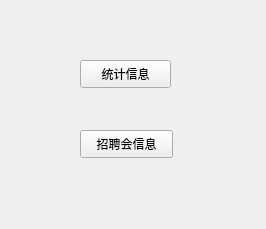
<?xml version="1.0" encoding="UTF-8"?>
<ui version="4.0">
 <class>Form</class>
 <widget class="QWidget" name="Form">
  <property name="geometry">
   <rect>
    <x>0</x>
    <y>0</y>
    <width>266</width>
    <height>229</height>
   </rect>
  </property>
  <property name="windowTitle">
   <string>Form</string>
  </property>
  <widget class="QPushButton" name="pushButton">
   <property name="geometry">
    <rect>
     <x>80</x>
     <y>60</y>
     <width>91</width>
     <height>28</height>
    </rect>
   </property>
   <property name="text">
    <string>统计信息</string>
   </property>
  </widget>
  <widget class="QPushButton" name="pushButton_2">
   <property name="geometry">
    <rect>
     <x>80</x>
     <y>130</y>
     <width>93</width>
     <height>28</height>
    </rect>
   </property>
   <property name="text">
    <string>招聘会信息</string>
   </property>
  </widget>
 </widget>
 <resources/>
 <connections/>
</ui>
